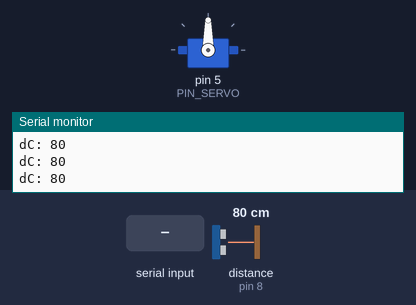
The sketch below on a simulated Arduino Uno, built with avr-gcc and run on an emulated ATmega328P. On the bench: servo, the last lines printed to the serial monitor. Wiring (inferred from the names in the program): ultrasonic range finder: trigger pin 9; echo pin 8. The test bench sets the inputs (shaded band); at power-on: distance to the obstacle (sensor on pin 8) 80 cm. The echo pulse lasts 58.3 µs per cm.

Above: at 1.7 s.
1.8 s: "1" received over the second serial link
At 2.52 s:
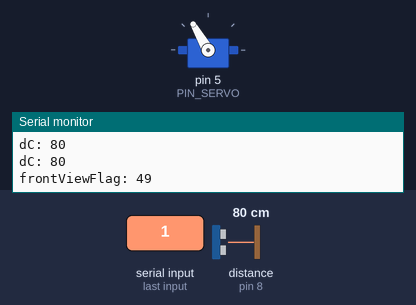
At 3.77 s:
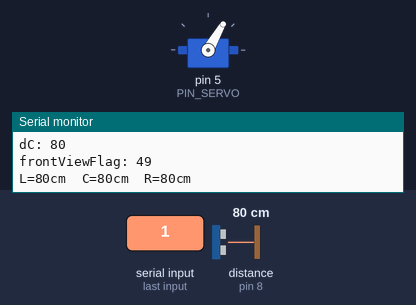
Timing chart, 0 to 10.8 s (numbered marks = the images above; inputs shaded):
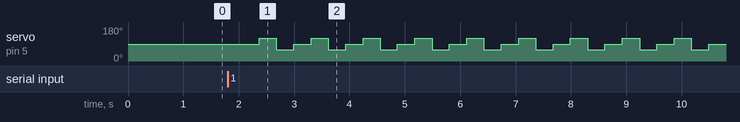

Measured:
- after the input at 1.8 s, servo on pin 5 (PIN_SERVO): 90° → 120° after 0.57 s, then repeats every 0.94 s: 60° 0.31 s, 90° 0.32 s, 120° 0.31 s

The sketch:

sonic.ino
```cpp
#include <Arduino.h>
#include <Servo.h>
#include <SoftwareSerial.h>

// ===== 핀 설정 =====
const uint8_t PIN_SERVO =                           5;   // 서보 SIGNAL
const uint8_t PIN_TRIG  = 9;   // 초음파 TRIG
const uint8_t PIN_ECHO  = 8;   // 초음파 ECHO (다르면 여기만 수정)

// ===== SoftwareSerial 핀 =====
const uint8_t PIN_SW_RX = 2;
const uint8_t PIN_SW_TX = 3;

// ===== 서보 각도 (안전 범위) =====
const int ANG_CENTER = 90;
const int ANG_LEFT   = 120;
const int ANG_RIGHT  = 60;

// ===== 파라미터 =====
const uint16_t MAX_CM = 200;          // 측정 최대거리(타임아웃)
const uint16_t SERVO_SETTLE_MS = 250; // 서보 이동 후 안정화
const uint16_t GUARD_MS = 15;         // 초음파 잔향 방지 딜레이
uint8_t frontViewFlag = 0xFF;

Servo scanServo;SoftwareSerial mySerial(PIN_SW_RX, PIN_SW_TX);

// ---- 초음파 1회 측정(타임아웃 포함) ----
static uint16_t ultrasonicOnceCm() {
  // Trig pulse
  digitalWrite(PIN_TRIG, LOW);
  delayMicroseconds(2);
  digitalWrite(PIN_TRIG, HIGH);
  delayMicroseconds(10);
  digitalWrite(PIN_TRIG, LOW);

  // timeout(us) = MAX_CM * 58us
  unsigned long timeoutUs = (unsigned long)MAX_CM * 58UL;
  unsigned long dur = pulseIn(PIN_ECHO, HIGH, timeoutUs);

  if (dur == 0) return MAX_CM + 1;    // Echo 못 받으면 멀다고 처리
  return (uint16_t)(dur / 58UL);      // cm 변환
}

// ---- 중앙값 필터(3회)로 튐 제거 ----
static uint16_t median3(uint16_t a, uint16_t b, uint16_t c) {
  if (a > b) { uint16_t t=a; a=b; b=t; }
  if (b > c) { uint16_t t=b; b=c; c=t; }
  if (a > b) { uint16_t t=a; a=b; b=t; }
  return b;
}

static uint16_t ultrasonicFilteredCm() {
  uint16_t v1 = ultrasonicOnceCm(); delay(GUARD_MS);
  uint16_t v2 = ultrasonicOnceCm(); delay(GUARD_MS);
  uint16_t v3 = ultrasonicOnceCm(); delay(GUARD_MS);
  return median3(v1, v2, v3);
}

// ---- 특정 각도로 보고 거리 측정 ----
static uint16_t scanAt(int angle) {
  scanServo.write(angle);
  delay(SERVO_SETTLE_MS);
  return ultrasonicFilteredCm();
}

// ---- 방향 문자열 ----
static const char* dirNameMin(uint16_t dL, uint16_t dC, uint16_t dR) {
  // 가장 가까운(위험) 방향
  if (dL <= dC && dL <= dR) return "LEFT (closest)";
  if (dC <= dL && dC <= dR) return "CENTER (closest)";
  return "RIGHT (closest)";
}

static const char* dirNameMax(uint16_t dL, uint16_t dC, uint16_t dR) {
  // 가장 먼(통과 가능) 방향
  if (dL >= dC && dL >= dR) return "LEFT (farthest)";
  if (dC >= dL && dC >= dR) return "CENTER (farthest)";
  return "RIGHT (farthest)";
}

void setup() {
  Serial.begin(115200);
  mySerial.begin(9600);
  pinMode(PIN_TRIG, OUTPUT);
  pinMode(PIN_ECHO, INPUT);
  digitalWrite(PIN_TRIG, LOW);

  scanServo.attach(PIN_SERVO);
  scanServo.write(ANG_CENTER);
  delay(500);

  //Serial.println("=== Servo + Ultrasonic Scan (noL/C/R) ===");
  //Serial.println("Open Serial Monitor @115200");
}

void loop() {

  if(mySerial.available() > 0){
    frontViewFlag = mySerial.read();
    Serial.print("frontViewFlag: ");
    Serial.println(frontViewFlag);
  }

  if(frontViewFlag == 0xFF){
    uint16_t dC = scanAt(ANG_CENTER);

    mySerial.write((uint8_t)dC);
    Serial.print("dC: ");
    Serial.println(dC);
    //Serial.println("cm");

  }

  else{


    // 1) CENTER
    uint8_t dC = scanAt(ANG_CENTER);

    // 2) LEFT
    uint8_t dL = scanAt(ANG_LEFT);

    // 3) RIGHT
    uint8_t dR = scanAt(ANG_RIGHT);

    // 4) CENTER 복귀
    scanServo.write(ANG_CENTER);

    // 1. 보낼 배열 생성 (총 4바이트)
    uint8_t packet[4];

    // 2. 패킷 구성
    packet[0] = 0xFF;           // 헤더 (Start Byte)
    packet[1] = (uint8_t)dL;    // 왼쪽 거리
    packet[2] = (uint8_t)dC;    // 중앙 거리
    packet[3] = (uint8_t)dR;    // 오른쪽 거리

    // 3. 바이너리 전송 (Serial.print 아님!)
    mySerial.write(packet, 4);
    // 출력/판단
    Serial.print("L="); Serial.print(dL);
    Serial.print("cm  C="); Serial.print(dC);
    Serial.print("cm  R="); Serial.print(dR);
    Serial.println("cm");

    //Serial.print("Danger dir : ");
    //Serial.println(dirNameMin(dL, dC, dR));

    //Serial.print("Safe dir   : ");
    //Serial.println(dirNameMax(dL, dC, dR));
  }


  //Serial.println("-----------------------");
}
```
